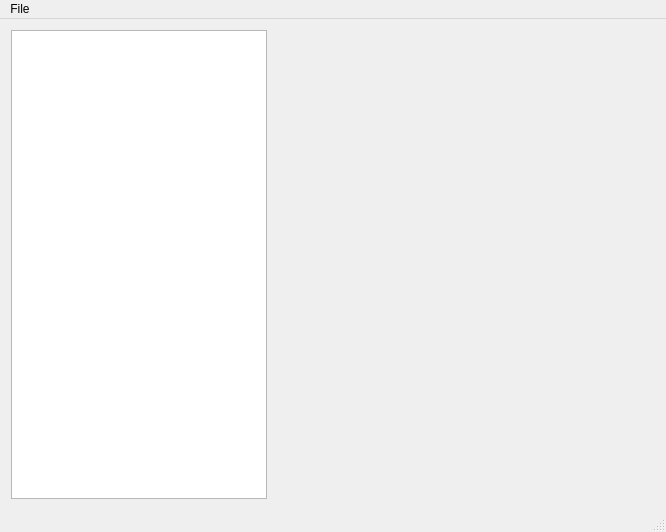
<?xml version="1.0" encoding="UTF-8"?>
<ui version="4.0">
 <class>MainWindow</class>
 <widget class="QMainWindow" name="MainWindow">
  <property name="geometry">
   <rect>
    <x>0</x>
    <y>0</y>
    <width>666</width>
    <height>532</height>
   </rect>
  </property>
  <property name="windowTitle">
   <string>MainWindow</string>
  </property>
  <widget class="QWidget" name="centralWidget">
   <layout class="QHBoxLayout" name="horizontalLayout_2">
    <item>
     <layout class="QHBoxLayout" name="horizontalLayout">
      <item>
       <widget class="QListView" name="listViewFiles">
        <property name="sizePolicy">
         <sizepolicy hsizetype="Maximum" vsizetype="Expanding">
          <horstretch>0</horstretch>
          <verstretch>0</verstretch>
         </sizepolicy>
        </property>
       </widget>
      </item>
      <item>
       <widget class="QLabel" name="lblSelectedFile">
        <property name="text">
         <string/>
        </property>
       </widget>
      </item>
     </layout>
    </item>
   </layout>
  </widget>
  <widget class="QMenuBar" name="menuBar">
   <property name="geometry">
    <rect>
     <x>0</x>
     <y>0</y>
     <width>666</width>
     <height>22</height>
    </rect>
   </property>
   <widget class="QMenu" name="menuFile">
    <property name="title">
     <string>File</string>
    </property>
    <addaction name="actionOpen"/>
   </widget>
   <addaction name="menuFile"/>
  </widget>
  <widget class="QStatusBar" name="statusBar"/>
  <action name="actionOpen">
   <property name="text">
    <string>Open</string>
   </property>
   <property name="shortcut">
    <string>Ctrl+O</string>
   </property>
  </action>
 </widget>
 <layoutdefault spacing="6" margin="11"/>
 <resources/>
 <connections/>
</ui>
